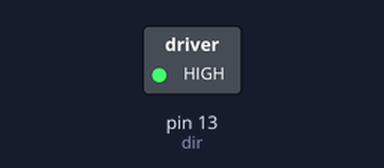
Recording of a sketch running on a simulated Arduino Uno, built with avr-gcc and run on an emulated ATmega328P. On the bench: switched loads named in the sketch (green lamp = pin HIGH). Pins used as bus, display or sensor lines are not drawn.

Above: at 4.5 s.
At 11.0 s:
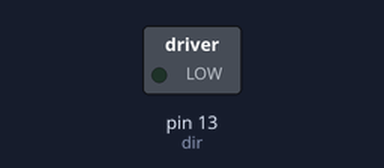
Timing chart, 0 to 16.9 s (numbered marks = the images above):
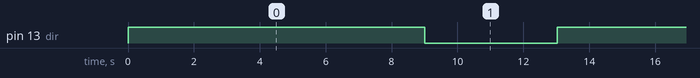

The sketch:

Stepper_motor.ino
```cpp
const int dir = 13;
const int steps = 15;
const int stepsPerRev = 2000;

void setup() {
  // put your setup code here, to run once:
  pinMode(dir, OUTPUT);
  pinMode(steps, OUTPUT);

}

void loop() {
  // put your main code here, to run repeatedly:

    for(int i = 0; i < 2000; i++)
    {
      // Set motor direction clockwise
    digitalWrite(dir, HIGH);

    // Spin motor slowly
    for(int i = 0; i < stepsPerRev; i++)
    {
      digitalWrite(steps, HIGH);
      delayMicroseconds(1000);
      digitalWrite(steps, LOW);
      delayMicroseconds(1000);
    }
    delay(5000); // Wait a second

    // Set motor direction counterclockwise
    digitalWrite(dir, LOW);

    // Spin motor quickly
    for(int i = 0; i < stepsPerRev; i++)
    {
      digitalWrite(steps, HIGH);
      delayMicroseconds(1000);
      digitalWrite(steps, LOW);
      delayMicroseconds(1000);
    }
  }
}
```

Measured:
- by itself, pin 13 (dir): alternates HIGH for 9.0 s and LOW for 4.0 s
